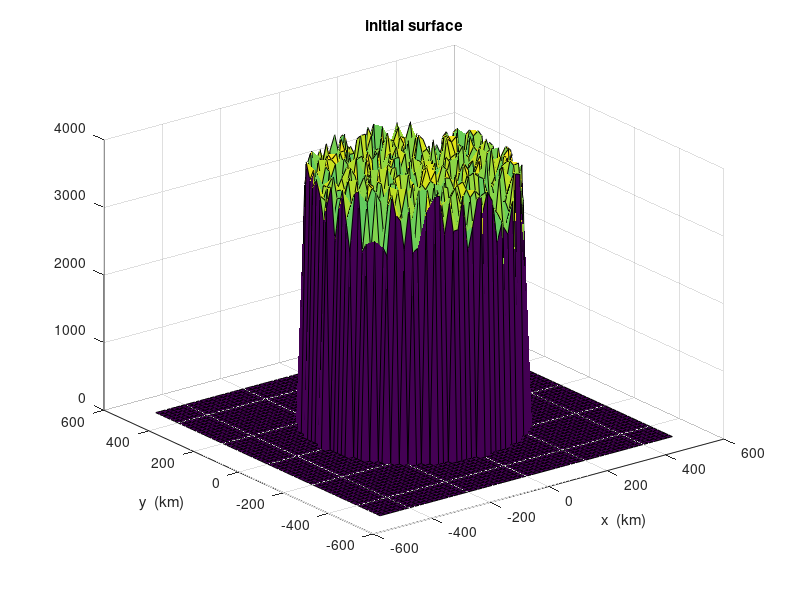

The MATLAB source for this figure: (Note: this script raises an error after producing the figure.)
% ROUGHICE   Demonstrate that the SIA code siaflat.m can deal adaptively
%            with terrible surface topography.

% space-time grid parameters
J = 60;  K = J;
Lx = 500e3;  Ly = Lx;  dx = 2 * Lx / J;  dy = 2 * Ly / K;
secpera = 31556926;
x = linspace(-Lx,Lx,J+1);  y = x;
[xx,yy] = meshgrid(x,y);

% construct and plot the worst possible ice sheet
H0 = 3000 + 1000 * rand(J+1,K+1);
H0(xx.^2 + yy.^2 > 300000^2) = 0;
figure(1),  surf(x/1000,y/1000,H0)
xlabel('x  (km)'), ylabel('y  (km)')%, zlabel('h(x,y)   (m)')
title('initial surface')
%print -dpng roughinitial.png

% run SIA code
fprintf('initial ice volume:   %.6e km^3\n',sum(sum(H0))*dx*dy/1e9)
tfyears = 50;
[H,dtlist] = siaflat(Lx,Ly,J,K,H0,0.2*secpera,tfyears*secpera);
fprintf('final ice volume (at t = %.2f a):   %.6e km^3\n',tfyears,sum(sum(H))*dx*dy/1e9)

% show final state and adaptive time-stepping
figure(2),  surf(x/1000,y/1000,H)
xlabel('x  (km)'), ylabel('y  (km)')%, zlabel('h(x,y)   (m)')
title(['final surface at final time = ' num2str(tfyears) ' (a)'])
%print -dpng roughfinal.png

figure(3),  plot(dtlist/secpera,'o')
xlabel('n  (time step count)'), ylabel('dt  (a)')
title('adaptive time steps taken')
%print -dpng roughtimesteps.png

